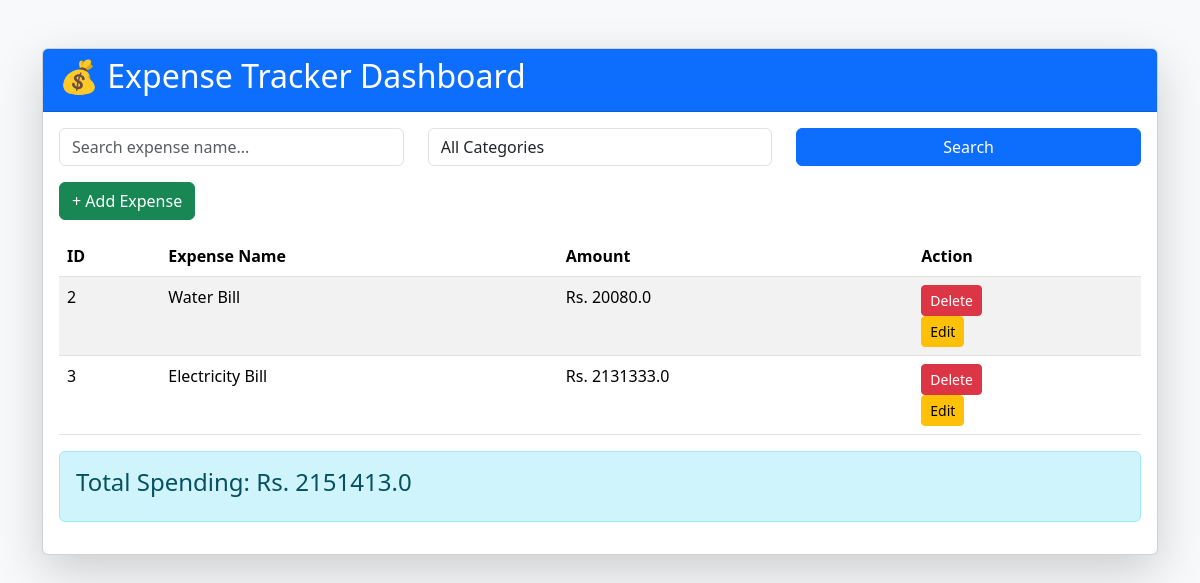
Before: / with the older database file.
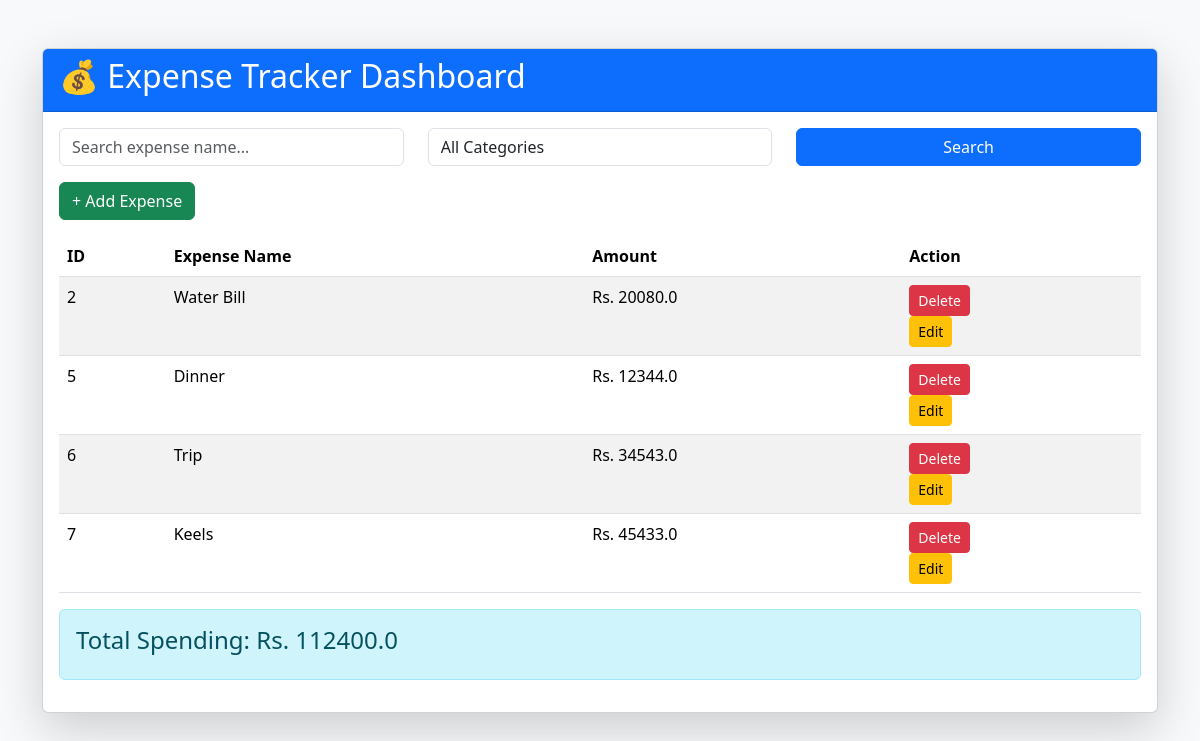
After: the same page with the newer database file.
### tables this page shows
CREATE TABLE expenses (
            id INTEGER PRIMARY KEY AUTOINCREMENT,
            name TEXT NOT NULL,
            category TEXT NOT NULL,
            amount REAL NOT NULL
        );

### app.py (the view)
@app.route('/')
def index():
    search = request.args.get('search','')
    category = request.args.get('category','')
    conn = sqlite3.connect('expenses.db')
    cursor = conn.cursor()
    query = "SELECT * FROM expenses WHERE 1=1"
    params = []
    if search:
        query += " AND name LIKE ?"
        params.append(f"%{search}%")
    if category:
        query += " AND category = ?"
        params.append(category)
    cursor.execute(query, params)
    expenses = cursor.fetchall()
    total = sum(expense[3] for expense in expenses)
    conn.close()
    return render_template(
        "index.html",
        expenses=expenses,
        total=total,
        search=search,
        category=category
    )

### templates/index.html (shortened to what this page needs)
<!DOCTYPE html>
<html>
<head>
    <link
    href="https://cdn.jsdelivr.net/npm/bootstrap@5.3.3/dist/css/bootstrap.min.css"
    rel="stylesheet">
</head>
<body class="bg-light">
<div class="container mt-5">
    <div class="card shadow-lg">
        <div class="card-header bg-primary text-white">
            <h2>💰 Expense Tracker Dashboard</h2>
        </div>
        <div class="card-body">
            <form method="GET" class="row mb-3">
                <div class="col-md-4">
                    <input type="text"
                        name="search"
                        class="form-control"
                        placeholder="Search expense name..."
                        value="{{ search }}">
                </div>
                <div class="col-md-4">
                    <select name="category" class="form-control">
                        <option value="">All Categories</option>
                    </select>
                </div>
                <div class="col-md-4">
                    <button class="btn btn-primary w-100">Search</button>
                </div>
            </form>
            <a href="/add" class="btn btn-success mb-3">
                + Add Expense
            </a>
            <table class="table table-striped table-hover">
                <thead>
                    <tr>
                        <th>ID</th>
                        <th>Expense Name</th>
                        <th>Amount</th>
                        <th>Action</th>
                    </tr>
                </thead>
                <tbody>
                {% for expense in expenses %}
                    <tr>
                        <td>{{ expense[0] }}</td>
                        <td>{{ expense[1] }}</td>
                        <td>Rs. {{ expense[3] }}</td>
                        <td>
                            <form action="/delete/{{ expense[0] }}"
                                  method="POST">
                                <button
                                class="btn btn-danger btn-sm"
                                onclick="return confirm('Delete this expense?')">
                                Delete
                                </button>
                            </form>
                            <a href="/edit/{{ expense[0] }}"
                            class="btn btn-warning btn-sm">
                                Edit
                            </a>
                        </td>
                    </tr>
                {% endfor %}
                </tbody>
            </table>
            <div class="alert alert-info">
                <h4>Total Spending: Rs. {{ total }}</h4>
            </div>
        </div>
    </div>
</div>
</body>
</html>

Changed rows visible on the page:
removed expenses: id "3", name "Electricity Bill", amount "2131333.0"
added expenses: id "5", name "Dinner", amount "12344.0"
added expenses: id "6", name "Trip", amount "34543.0"
added expenses: id "7", name "Keels", amount "45433.0"
Other visible differences:
{{ total }}: "2151413.0" → "112400.0"
